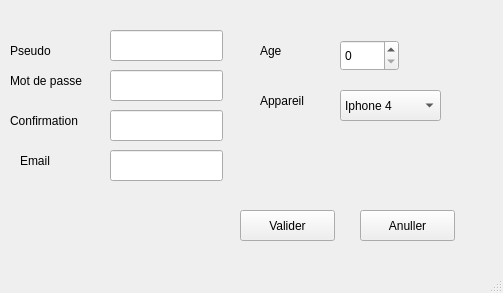
<?xml version="1.0" encoding="UTF-8"?>
<ui version="4.0">
 <class>IpodRecorverConversationSubsrib</class>
 <widget class="QMainWindow" name="IpodRecorverConversationSubsrib">
  <property name="geometry">
   <rect>
    <x>0</x>
    <y>0</y>
    <width>503</width>
    <height>293</height>
   </rect>
  </property>
  <property name="windowTitle">
   <string>MainWindow</string>
  </property>
  <widget class="QWidget" name="centralwidget">
   <widget class="QLineEdit" name="InputPseudo">
    <property name="geometry">
     <rect>
      <x>110</x>
      <y>30</y>
      <width>113</width>
      <height>31</height>
     </rect>
    </property>
   </widget>
   <widget class="QLineEdit" name="InputMdp">
    <property name="geometry">
     <rect>
      <x>110</x>
      <y>70</y>
      <width>113</width>
      <height>31</height>
     </rect>
    </property>
    <property name="echoMode">
     <enum>QLineEdit::Password</enum>
    </property>
   </widget>
   <widget class="QLineEdit" name="InputMdpConf">
    <property name="geometry">
     <rect>
      <x>110</x>
      <y>110</y>
      <width>113</width>
      <height>31</height>
     </rect>
    </property>
    <property name="echoMode">
     <enum>QLineEdit::Password</enum>
    </property>
   </widget>
   <widget class="QLineEdit" name="InputEmail">
    <property name="geometry">
     <rect>
      <x>110</x>
      <y>150</y>
      <width>113</width>
      <height>31</height>
     </rect>
    </property>
   </widget>
   <widget class="QComboBox" name="InputModelName">
    <property name="geometry">
     <rect>
      <x>340</x>
      <y>90</y>
      <width>101</width>
      <height>31</height>
     </rect>
    </property>
    <item>
     <property name="text">
      <string>Iphone 4</string>
     </property>
    </item>
    <item>
     <property name="text">
      <string>Iphone 4s</string>
     </property>
    </item>
    <item>
     <property name="text">
      <string>Iphone 5</string>
     </property>
    </item>
    <item>
     <property name="text">
      <string>iphone 3</string>
     </property>
    </item>
    <item>
     <property name="text">
      <string>iphone 3gs</string>
     </property>
    </item>
    <item>
     <property name="text">
      <string>Ipod 4</string>
     </property>
    </item>
    <item>
     <property name="text">
      <string>Ipod 3</string>
     </property>
    </item>
   </widget>
   <widget class="QSpinBox" name="InputAge">
    <property name="geometry">
     <rect>
      <x>340</x>
      <y>40</y>
      <width>59</width>
      <height>31</height>
     </rect>
    </property>
   </widget>
   <widget class="QPushButton" name="ValidBtn">
    <property name="geometry">
     <rect>
      <x>240</x>
      <y>210</y>
      <width>95</width>
      <height>31</height>
     </rect>
    </property>
    <property name="text">
     <string>Valider</string>
    </property>
   </widget>
   <widget class="QPushButton" name="CanceBtn">
    <property name="geometry">
     <rect>
      <x>360</x>
      <y>210</y>
      <width>95</width>
      <height>31</height>
     </rect>
    </property>
    <property name="text">
     <string>Anuller</string>
    </property>
   </widget>
   <widget class="QLabel" name="label">
    <property name="geometry">
     <rect>
      <x>10</x>
      <y>40</y>
      <width>67</width>
      <height>21</height>
     </rect>
    </property>
    <property name="text">
     <string>Pseudo</string>
    </property>
   </widget>
   <widget class="QLabel" name="label_2">
    <property name="geometry">
     <rect>
      <x>10</x>
      <y>70</y>
      <width>101</width>
      <height>21</height>
     </rect>
    </property>
    <property name="text">
     <string>Mot de passe</string>
    </property>
   </widget>
   <widget class="QLabel" name="label_3">
    <property name="geometry">
     <rect>
      <x>10</x>
      <y>110</y>
      <width>91</width>
      <height>21</height>
     </rect>
    </property>
    <property name="text">
     <string>Confirmation</string>
    </property>
   </widget>
   <widget class="QLabel" name="label_4">
    <property name="geometry">
     <rect>
      <x>20</x>
      <y>150</y>
      <width>67</width>
      <height>21</height>
     </rect>
    </property>
    <property name="text">
     <string>Email</string>
    </property>
   </widget>
   <widget class="QLabel" name="label_5">
    <property name="geometry">
     <rect>
      <x>260</x>
      <y>40</y>
      <width>67</width>
      <height>21</height>
     </rect>
    </property>
    <property name="text">
     <string>Age</string>
    </property>
   </widget>
   <widget class="QLabel" name="label_6">
    <property name="geometry">
     <rect>
      <x>260</x>
      <y>90</y>
      <width>67</width>
      <height>21</height>
     </rect>
    </property>
    <property name="text">
     <string>Appareil </string>
    </property>
   </widget>
  </widget>
  <widget class="QStatusBar" name="statusbar"/>
 </widget>
 <resources/>
 <connections/>
</ui>
